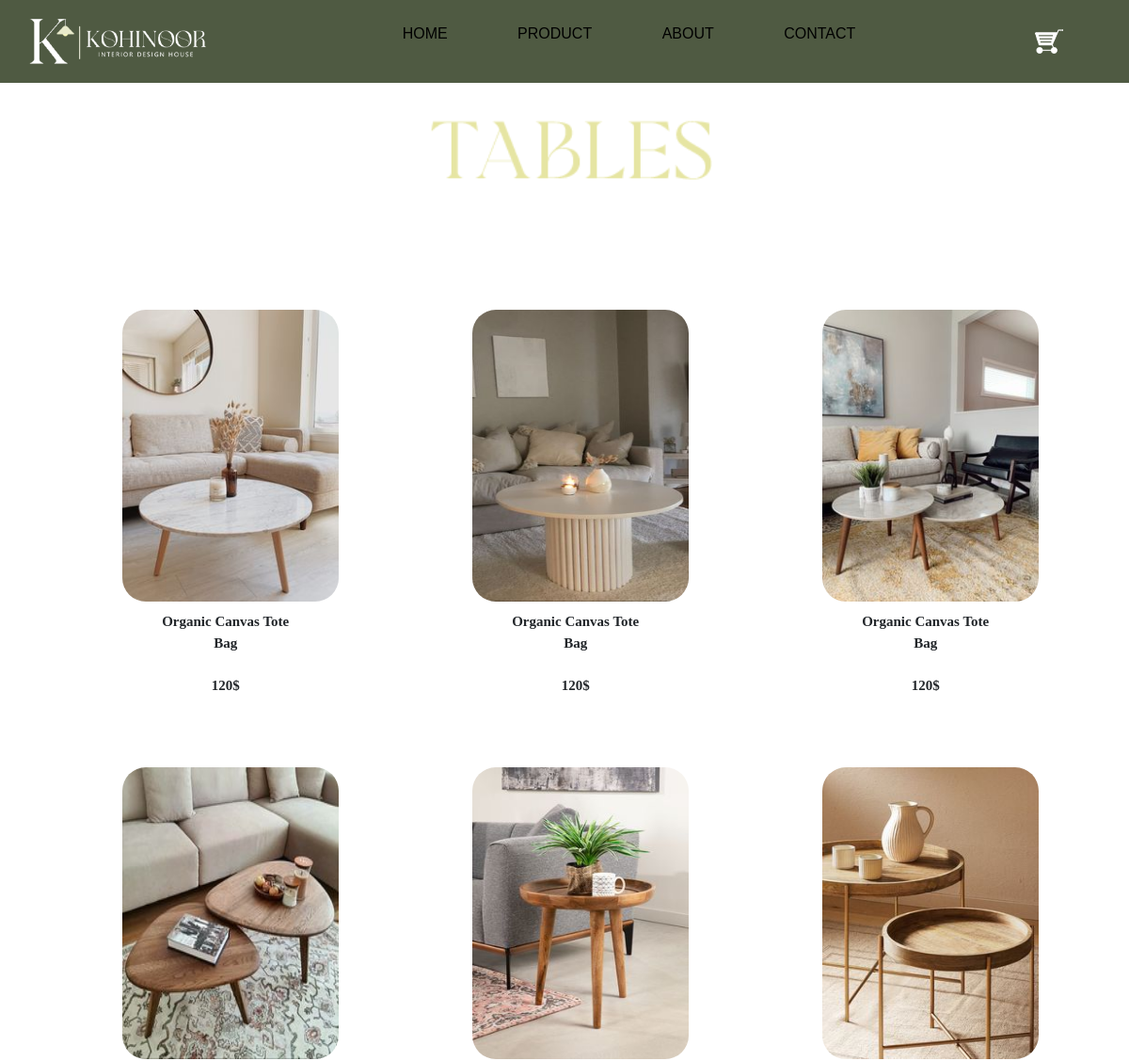
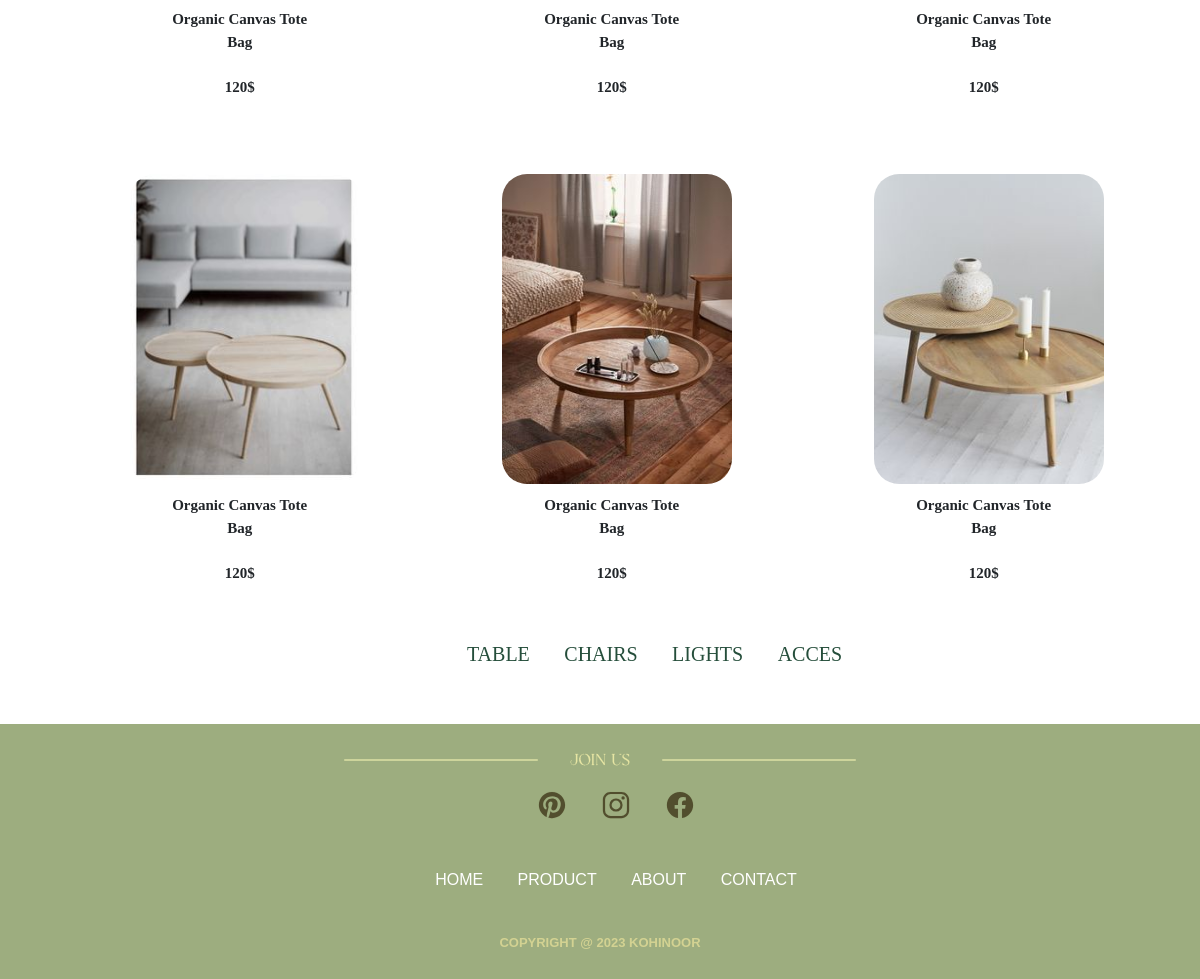
/tables.php, run on the app's committed database (2 pictures, top to bottom).
### tables this page shows
CREATE TABLE `products` (
  `id` int(255) NOT NULL,
  `img` varchar(255) NOT NULL,
  `name` varchar(255) NOT NULL,
  `title` varchar(255) NOT NULL,
  `description` varchar(255) NOT NULL,
  `prix` int(255) NOT NULL,
  `categorie` varchar(255) NOT NULL
);

### tables.php (the view, shortened to what this page needs)
<?php
@include('connexion.php');
$query = "SELECT * FROM products WHERE categorie = 'tables'";
$result = mysqli_query($conn, $query);
?>
<!DOCTYPE html>
<html lang="en">
<head>
    <?php @include_once('header.php'); ?>
</head>
<body>
    <div>
        <?php @include_once('navbar.php'); ?>
    </div>
    <div>
        <img src="images/table.png" class="product">
    </div>
    <div class="product-img">
        <div class="container">
            <div class="row">
                <?php
                if ($result) {
                    $count = 0;
                    while ($row = mysqli_fetch_assoc($result)) {
                        if ($count % 3 == 0) {
                            echo '<div class="row">';
                        }
                        echo '<div class="col-sm-4">';
                        echo '<a href="product-description.php?id=' . $row['id'] . '"><img src="images/' . $row['img'] . '" alt=""></a>';
                        echo '<p class="par">' . $row['title'] . '<br><br>' . $row['prix'] ."$". '</p>';
                        echo '</div>';
                        $count++;
                        if ($count % 3 == 0) {
                            echo '</div>';
                        }
                    }
                }
                ?>
            </div>
        </div>
    </div>
    <br>
    <div class="menu-product">
        <ul class="menu">
            <li><a href="tables.php">TABLE</a></li>
            <li><a href="chairs.php">CHAIRS</a></li>
            <li><a href="lights.php">LIGHTS</a></li>
            <li><a href="acces.php">ACCES</a></li>
            <br>
            <br>
        </ul>
    </div>
</body>
<?php @include_once('footer.php'); ?>
</html>

### style.css (style rules this page uses)
* { margin: 0; padding: 0; box-sizing: border-box; font-family: sans-serif ; }
a { color: #524e2e; text-decoration: none; }
.product { width: 350px; margin-left: 36%; margin-top: 25px; }
p { margin-top: 10px; font-size: 11px; font-weight: bold; display: inline-block; }
.container { margin-top: 60px; display: flex; justify-content: center; align-content: center; }
.product-img { display: flex; }
.product-img img { width: 230px; height: 310px; border-radius:25px; margin-left: 160px; margin-top: 60px; }
.menu li { display: inline-block; margin: 15px; }
.menu a { color:#254e3b; font-family: Georgia, 'Times New Roman', Times, serif; font-size: 20px; }
.menu-product { margin-left: 35%; }

### tables.php (style rules this page uses)
.par { margin-inline-start: 55%; text-align: center; font-size: 15px; font-family: cursive; }
.product-img { margin-left: -12%; }

### data on the page
products: img (picture), title "Organic Canvas Tote Bag", prix "120"
products: img (picture), title "Organic Canvas Tote Bag", prix "120"
products: img (picture), title "Organic Canvas Tote Bag", prix "120"
products: img (picture), title "Organic Canvas Tote Bag", prix "120"
products: img (picture), title "Organic Canvas Tote Bag", prix "120"
products: img (picture), title "Organic Canvas Tote Bag", prix "120"
products: img (picture), title "Organic Canvas Tote Bag", prix "120"
products: img (picture), title "Organic Canvas Tote Bag", prix "120"
products: img (picture), title "Organic Canvas Tote Bag", prix "120"
